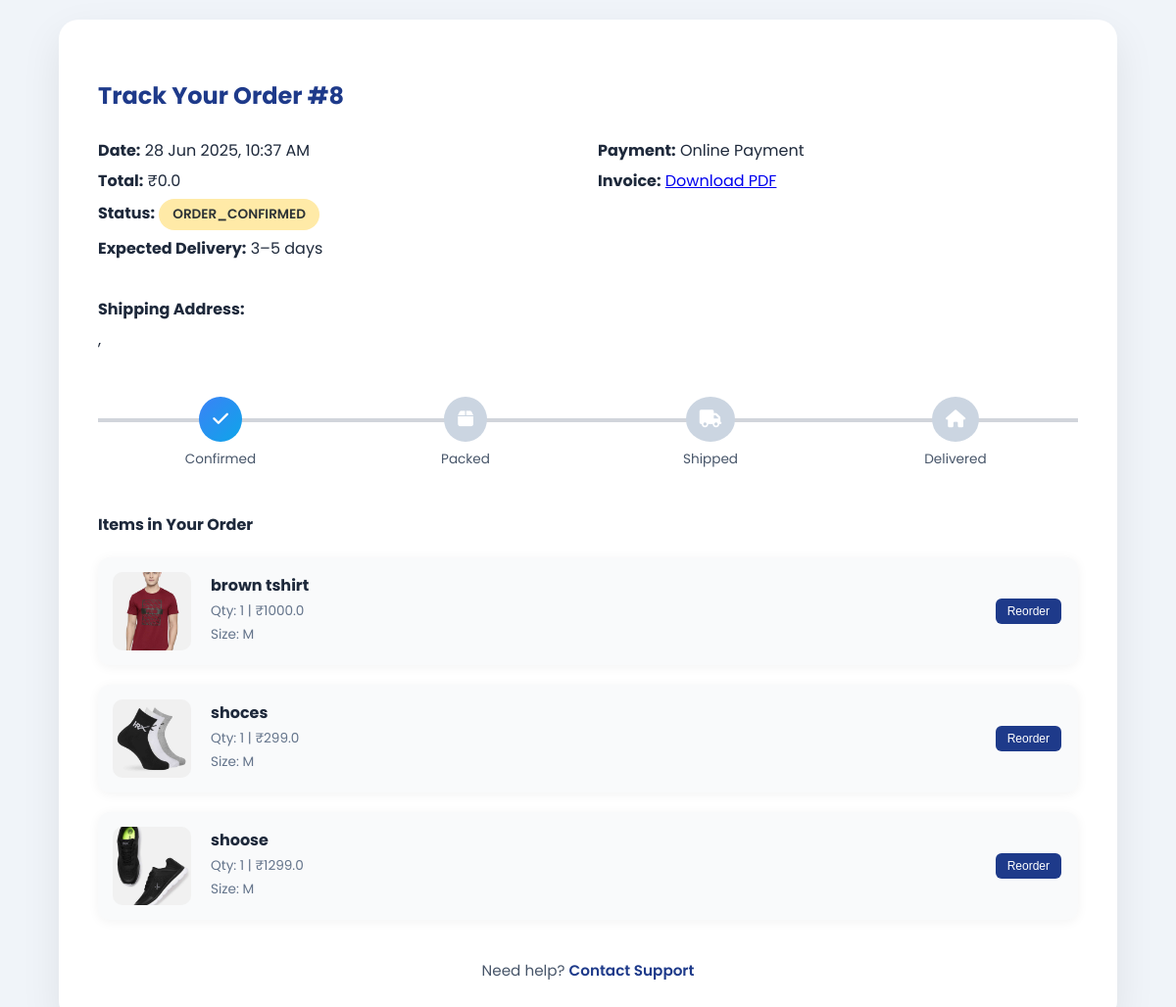
Page /orders/orders/8/track/ (signed in) on the committed database.
### orders/models.py (models this page shows)
class Order(models.Model):
    LIVE=0
    DELETE=0
    DELETE_CHOICES=((LIVE,'Live'),(DELETE,'Delete'))
    CART_STAGE = 0
    ORDER_CONFIRMED = 1
    ORDER_PROCESSED = 2
    ORDER_DELIVERED = 3
    ORDER_REJECTED = 4
    STATUS_CHOICE = (
        (ORDER_CONFIRMED, "ORDER_CONFIRMED"),
        (ORDER_PROCESSED, "ORDER_PROCESSED"),
        (ORDER_DELIVERED, "ORDER_DELIVERED"),
        (ORDER_REJECTED, "ORDER_REJECTED"),
    )
    order_status=models.IntegerField(choices=STATUS_CHOICE,default=CART_STAGE)
    total_price = models.FloatField(default=0)
    owner=models.ForeignKey(Customer,on_delete=models.SET_NULL,null=True,related_name='orders')
    delete_status=models.IntegerField(choices=DELETE_CHOICES,default=LIVE)
    created_at=models.DateTimeField(auto_now_add=True)
    updated_at=models.DateTimeField(auto_now=True)

class OrderedItem(models.Model):
    SIZE_CHOICES = [
        ('XXL', 'XXL'),
        ('XL', 'XL'),
        ('L', 'L'),
        ('M', 'M'),
        ('S', 'S'),
    ]
    product = models.ForeignKey(Product, related_name='added_carts', on_delete=models.SET_NULL, null=True)
    quantity = models.IntegerField(default=1)
    size = models.CharField(max_length=4, choices=SIZE_CHOICES, default='M')  # ✅ Add default here
    owner = models.ForeignKey(Order, on_delete=models.CASCADE, related_name='added_items')

### products/models.py (models this page shows, shortened)
class Product(models.Model):
    LIVE=1
    DELETE=0
    DELETE_CHOICES=((LIVE,'Live'),(DELETE,'Delete'))
    title=models.CharField(max_length=200)
    price=models.FloatField()
    description=models.TextField()
    image=models.ImageField(upload_to='media/')
    priority=models.IntegerField(default=0)
    delete_status=models.IntegerField(choices=DELETE_CHOICES,default=LIVE)
    created_at=models.DateTimeField(auto_now_add=True)
    updated_at=models.DateField(auto_now=True)

### orders/views.py (the view)
# urls.py: path('orders/<int:order_id>/track/', views.track_order, name='track_order'),
@login_required(login_url='account')
def track_order(request, order_id):
    order = get_object_or_404(Order, id=order_id, owner=request.user.customer_profile)
    return render(request, 'track_order.html', {'order': order})

### templates/track_order.html (shortened to what this page needs)
<!DOCTYPE html>
<html lang="en">
<head>
    <link rel="stylesheet" href="https://cdnjs.cloudflare.com/ajax/libs/font-awesome/6.5.0/css/all.min.css">
</head>
<body>
<div class="container">
    <h2>Track Your Order #{{ order.id }}</h2>
    <div class="order-info">
        <div class="info-block">
            <p><strong>Date:</strong> {{ order.created_at|date:"d M Y, h:i A" }}</p>
            <p><strong>Total:</strong> ₹{{ order.total_price }}</p>
            <p><strong>Status:</strong>
                <span class="badge
                    {% if order.order_status == 3 %}badge-delivered
                    {% elif order.order_status == 4 %}badge-rejected
                    {% else %}badge-processing
                    {% endif %}">
                    {{ order.get_order_status_display }}
                </span>
            </p>
            <p><strong>Expected Delivery:</strong> {{ order.estimated_delivery|default:"3–5 days" }}</p>
        </div>
        <div class="info-block">
            <p><strong>Payment:</strong> {{ order.payment_method|default:"Online Payment" }}</p>
            <p><strong>Invoice:</strong> <a href="#">Download PDF</a></p>
        </div>
    </div>
    <div class="delivery-info">
        <div class="info-block">
            <p><strong>Shipping Address:</strong></p>
            <p>{{ order.customer.city }}, {{ order.customer.state }}</p>
        </div>
    </div>
    <div class="progress-tracker">
        <div class="step {% if order.order_status >= 1 %}active{% endif %}">
            <i class="fas fa-check"></i>
            <p>Confirmed</p>
        </div>
        <div class="step {% if order.order_status >= 2 %}active{% endif %}">
            <i class="fas fa-box"></i>
            <p>Packed</p>
        </div>
        <div class="step {% if order.order_status >= 3 %}active{% endif %}">
            <i class="fas fa-truck"></i>
            <p>Shipped</p>
        </div>
        <div class="step {% if order.order_status == 3 %}active{% endif %}">
            <i class="fas fa-home"></i>
            <p>Delivered</p>
        </div>
    </div>
    <div class="product-list">
        <h4>Items in Your Order</h4>
        {% for item in order.added_items.all %}
        <div class="product-card">
            <img src="{{ item.product.image.url }}" alt="{{ item.product.title }}">
            <div class="product-details">
                <h5>{{ item.product.title }}</h5>
                <p>Qty: {{ item.quantity }} | ₹{{ item.product.price }}</p>
                <p>Size: {{ item.size }}</p>
            </div>
            <div class="product-actions">
                <button>Reorder</button>
            </div>
        </div>
        {% endfor %}
    </div>
    <div class="footer-help">
        Need help? <a href="/contact/">Contact Support</a>
    </div>
</div>
</body>
</html>

### templates/track_order.html (style rules this page uses)
body { font-family: 'Poppins', sans-serif; background-color: #f0f4f9; margin: 0; padding: 20px; color: #1e293b; }
.container { max-width: 1000px; margin: auto; background: #fff; border-radius: 20px; padding: 40px; box-shadow: 0 15px 40px rgba(0, 0, 0, 0.08); }
h2 { color: #1e3a8a; margin-bottom: 20px; }
.order-info, .delivery-info { display: flex; justify-content: space-between; flex-wrap: wrap; gap: 20px; margin-bottom: 25px; }
.info-block { flex: 1; min-width: 250px; }
.info-block p { margin: 6px 0; }
.badge { display: inline-block; padding: 6px 14px; border-radius: 20px; font-size: 0.85rem; font-weight: 600; }
.badge-processing { background: #ffeaa7; color: #2d3436; }
.progress-tracker { position: relative; display: flex; justify-content: space-between; margin: 40px 0 30px; }
.progress-tracker::before { content: ''; position: absolute; top: 22px; left: 0; right: 0; height: 4px; background: #d1d5db; z-index: 1; }
.step { text-align: center; position: relative; z-index: 2; flex: 1; }
.step i { background: #cbd5e1; padding: 14px; border-radius: 50%; color: white; font-size: 18px; transition: all 0.3s ease; }
.step.active i { background: linear-gradient(135deg, #3b82f6, #0ea5e9); }
.step p { margin-top: 8px; font-size: 0.85rem; color: #475569; }
.product-list { margin-top: 20px; }
.product-card { background: #f9fafb; display: flex; align-items: center; border-radius: 12px; margin-bottom: 20px; padding: 15px; gap: 20px; box-shadow: 0 2px 12px rgba(0,0,0,0.05); }
.product-card img { width: 80px; height: 80px; border-radius: 10px; object-fit: cover; }
.product-details { flex: 1; }
.product-details h5 { margin: 0; font-size: 1rem; }
.product-details p { margin: 4px 0; font-size: 0.85rem; color: #64748b; }
.product-actions button { margin: 2px; padding: 6px 12px; border: none; border-radius: 6px; font-size: 0.75rem; font-weight: 500; cursor: pointer; background: #1e3a8a; color: white; transition: background 0.2s; }
.footer-help { text-align: center; margin-top: 40px; font-size: 0.95rem; color: #475569; }
.footer-help a { color: #1e3a8a; text-decoration: none; font-weight: 600; }

### rows in the picture
Order: id "8", created_at "28 Jun 2025, 10:37 AM", total_price "0.0", order_status "ORDER_CONFIRMED"
OrderedItem: product.image (picture), product "brown tshirt", quantity "1", product.price "1000.0", size "M"
OrderedItem: product.image (picture), product "shoces", quantity "1", product.price "299.0", size "M"
OrderedItem: product.image (picture), product "shoose", quantity "1", product.price "1299.0", size "M"

### other values in the picture
{{ order.estimated_delivery|default:"3–5 days" }} "3–5 days"
{{ order.payment_method|default:"Online Payment" }} "Online Payment"
